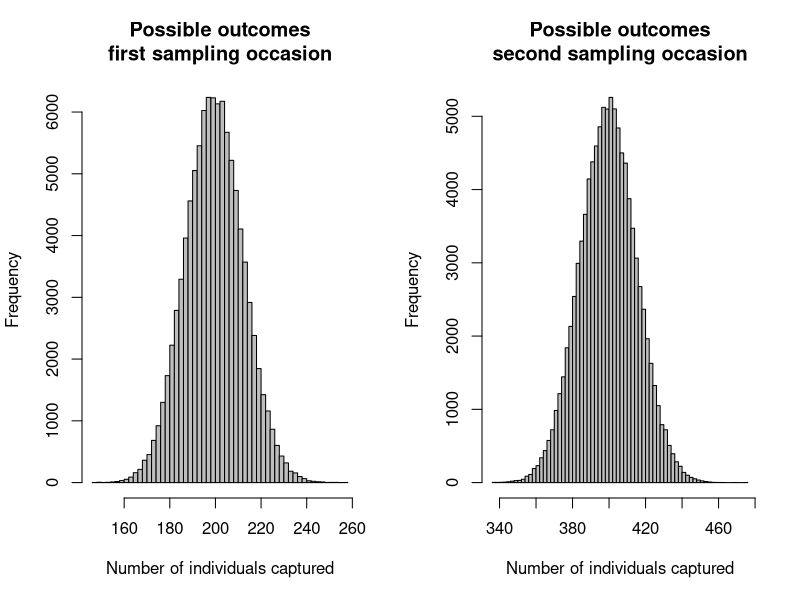
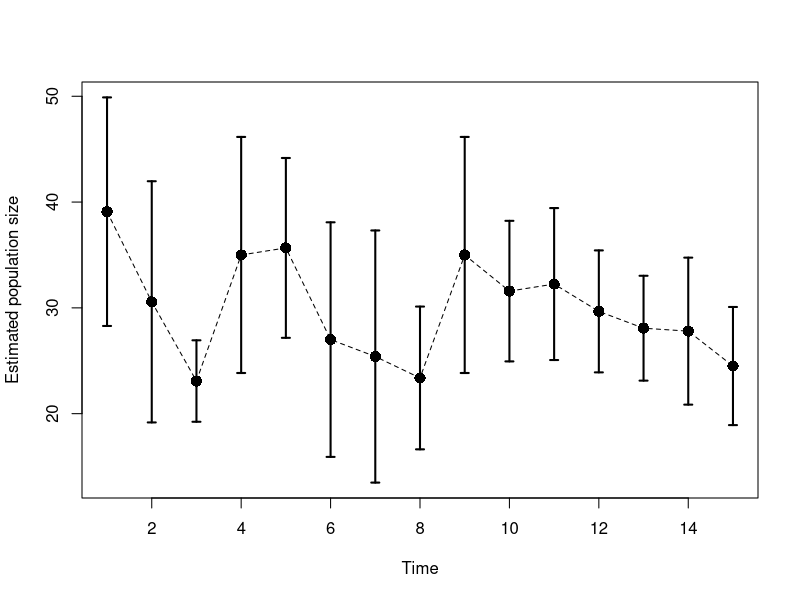
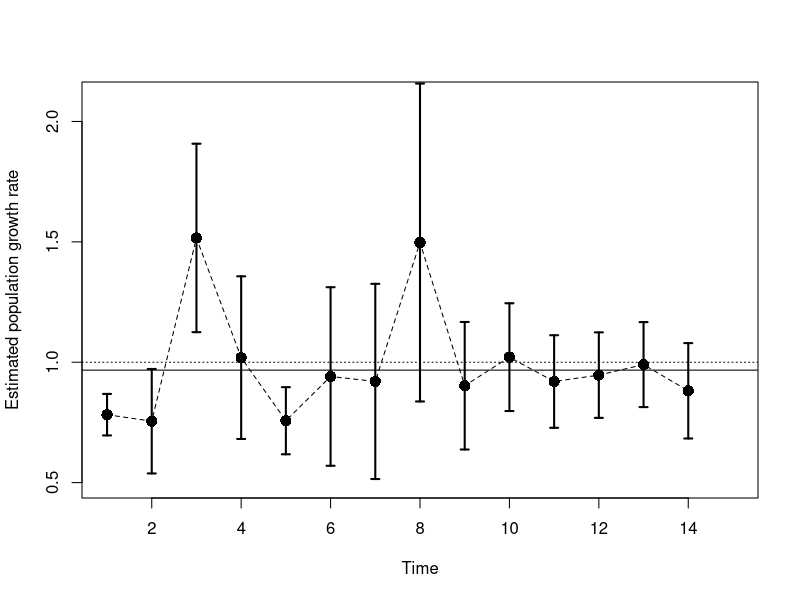
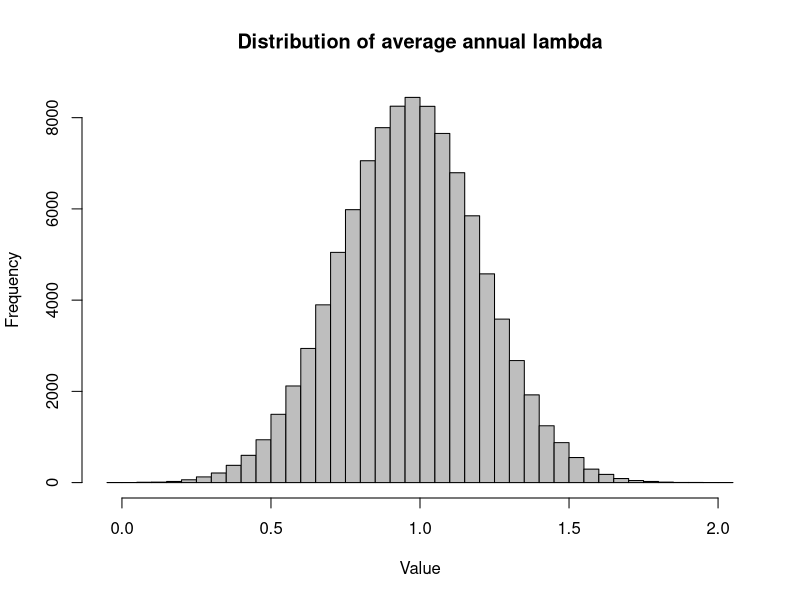
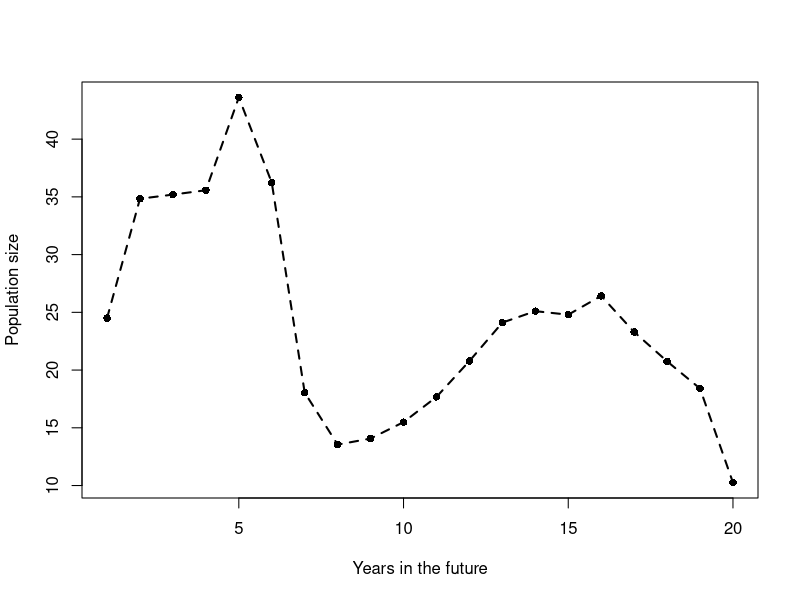
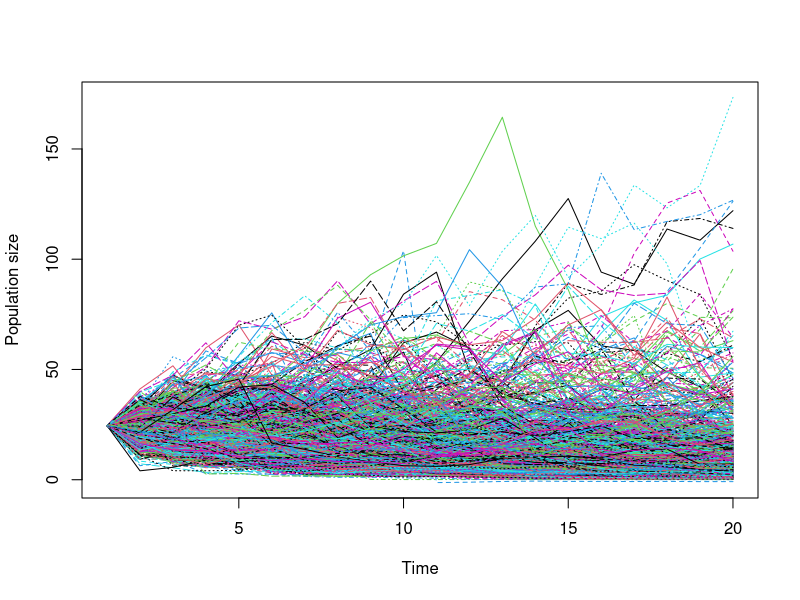
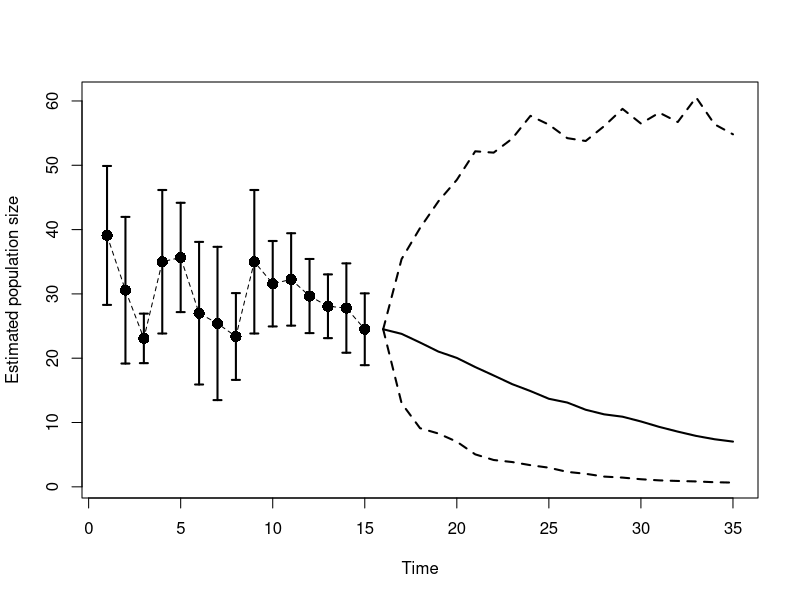
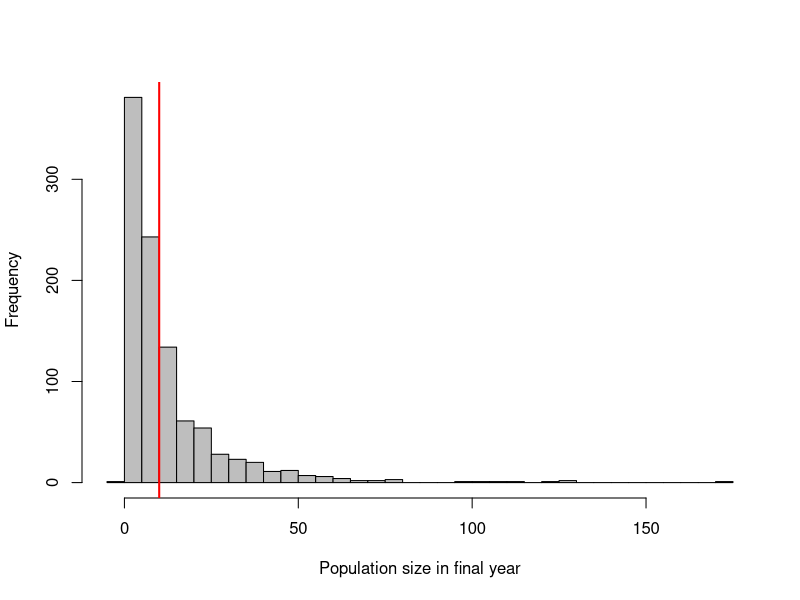

Generate these figures, in order, with R:
###############################################
# Analyzing abundance of wildlife populations
# WILD 4890 Lab 7
# Anna Tucker
# March 2018
###############################################


### mark-recapture estimates of population size ###

# 2-sample Lincoln-Petersen estimator

# define parameters
N = 1000      # true population size
p1 = 0.2     # probability of capturing an individual at the first sampling occasion
p2 = 0.4     # probability of capturing an individual at the second sampling occasion

# we'll use the rbinom() function to determine the number of individiuals captured
# on each occasion, as a random draw based on the capture probabilities defined above

# we can look at the possibilities for the number of individuals captured by sampling 100,000 times
# this is equivalent to having 100,000 repeats of the same sampling occasion 
# and plotting how often you captured a certain number of individuals
first.cap = rbinom(100000, N, p1)
second.cap = rbinom(100000, N, p2)

par(mfrow = c(1,2))
hist(first.cap, breaks = 50, col = "gray", main = "Possible outcomes\nfirst sampling occasion", 
     xlab = "Number of individuals captured")
hist(second.cap, breaks = 50, col = "gray", main = "Possible outcomes\nsecond sampling occasion", 
     xlab = "Number of individuals captured")


# first capture occasion - determine how many individuals are marked
M = rbinom(1, N, p1)

# second capture occasons - determine how many captured and recaptured
R = rbinom(1, M, p2)   # number of recaptures of marked individuals
C = rbinom(1, N-M, p2) + R  # total number captured on second occasion (marked and unmarked)

# estimate population size 

Nhat = (C*M)/R      # standard Lincoln-Petersen estimator

Nhat = (((M+1)*(C+1))/(R+1))-1  # Lincoln-Petersen estimator adjusted for small sample size

# estimate variance in estimate of population size and compute confidence intervals
var = ((M+1)*(C+1)*(M-R)*(C-R))/(((R+1)^2)*(R+2))
conf.low = Nhat - 1.96*sqrt(var)
conf.high = Nhat + 1.96*sqrt(var)

# coefficient of variation 
cv = (sqrt(var)/Nhat)*100

# print results
print(c("Nhat" = Nhat, "conf.low" = conf.low, "conf.high" = conf.high, "cv" = cv))



### sampling design and precision ###

# expected precision
exp_cv = function(N, p){
  (1-p)/(p*sqrt(N))*100
}

exp_cv(N = 400, p= 0.3)



### estimating annual lambda from abundance estimates ###

# estimate abundance and population growth rate over several years

# read in data
dat = read.csv("marked_dat.csv")

# calculate Nhat and variance using same equations as above
dat$Nhat = (((dat$M+1)*(dat$C+1))/(dat$R+1))-1
dat$var = ((dat$M+1)*(dat$C+1)*(dat$M-dat$R)*(dat$C-dat$R))/(((dat$R+1)^2)*(dat$R+2))
dat$conf.low = dat$Nhat - 1.96*sqrt(dat$var)
dat$conf.high = dat$Nhat + 1.96*sqrt(dat$var)

# plot estimates of N over time
par(mfrow = c(1,1))
plot(dat$Nhat ~ dat$Year, pch = 16, cex = 1.5, xlab = "Time", ylab = "Estimated population size", 
     ylim = c(min(dat$conf.low), max(dat$conf.high)))

lines(dat$Nhat ~ dat$Year, lwd = 1, lty = 2)
arrows(x0 = dat$Year, x1 = dat$Year, y0 = dat$conf.low, y1 = dat$conf.high, 
       angle = 90, code = 3, length = 0.04, lwd =2)


# calculate lambda for each time step (need to add the NA on the end so it is the correct length)
dat$lambda = c(dat$Nhat[2:nrow(dat)]/dat$Nhat[1:(nrow(dat)-1)], NA)

# we can also calculate a variance on our estimate of lambda based on variance in estimates of N
# first calculate the coefficent of variation (cv) for Nhat estimates
cv0 = c(sqrt(dat$var[1:(nrow(dat)-1)])/dat$Nhat[1:(nrow(dat)-1)], 0)
cv1 = c(0, sqrt(dat$var[2:nrow(dat)])/dat$Nhat[2:nrow(dat)])

dat$lambda_var = dat$lambda^2 * (cv0 + cv1)

# plot estimates of lambda over time
plot(dat$lambda ~ dat$Year, pch = 16, cex = 1.5, xlab = "Time", ylab = "Estimated population growth rate", 
     ylim = c(0.5, 2.1))
lines(dat$lambda ~ dat$Year, lwd = 1, lty = 2)
arrows(x0 = dat$Year, x1 = dat$Year, y0 = dat$lambda - dat$lambda_var, y1 = dat$lambda + dat$lambda_var, 
       angle = 90, code = 3, length = 0.04, lwd =2)
abline(h = 1, lty = 3)


# find the average lambda over this time period - need to use geometric mean
# the arithmetic mean will produce an incorrect estimate of average lambda

# function to calculate geometric mean
geo_mean = function(x){
  prod(x, na.rm = T)^(1/(length(x)-1))
}

mean_lambda = geo_mean(dat$lambda)

# add line to plot 
abline(h = mean_lambda)

# calculate standard deviation of lambda
sd_lambda = sd(dat$lambda, na.rm = T)

### lambda projection ###

# use estimates of mean lambda and variation in lambda to project population growth into the future

# visualize distribution of possible growth rates
x = rnorm(100000, mean_lambda, sd_lambda)
hist(x, breaks = 50, col = "gray", main = "Distribution of average annual lambda", 
     xlab = "Value")

# start with estimate from final year as starting population size
# project 20 years into the future
t = 20
N = numeric(t)
N[1] = dat$Nhat[15]

# draw a different value for lambda each year
lambda = rnorm(t, mean_lambda, sd_lambda)

# projection population forward
for(i in 2:t){
  N[i] = N[i-1]*lambda[i-1]
}

# plot outcome
plot(N ~ c(1:t), pch = 16, cex = 1, xlab = "Years in the future", ylab = "Population size")
lines(N ~ c(1:t), lwd = 2, lty = 2)

# repeat this projection 1000 times
reps = 1000
N = matrix(nrow = t, ncol = reps)
N[1,] = dat$Nhat[15]

for(r in 1:reps){
  
  # draw a different value for lambda each year
  lambda = rnorm(t, mean_lambda, sd_lambda)
  
  # projection population forward
  for(i in 2:t){
    N[i,r] = N[i-1,r]*lambda[i-1]
  }
}

matplot(N, type = "l", xlab = "Time", ylab = "Population size")

# calculate the 95% quantiles and median outcome and plot 
med = apply(N, 1, median)
lci = apply(N, 1, quantile, probs = 0.025)
uci = apply(N, 1, quantile, probs = 0.975)

to.plot = dat[,c(1,5,7,8)]
to.plot = rbind(to.plot, data.frame(Year = c(16:35),
                                   Nhat = rep(NA, t),
                                   conf.low = rep(NA, t),
                                   conf.high = rep(NA, t)))
to.plot$pred = c(rep(NA, 15), med)
to.plot$lci = c(rep(NA, 15), lci)
to.plot$uci = c(rep(NA, 15), uci)


# plot estimates of N over time
plot(to.plot$Nhat ~ to.plot$Year, pch = 16, cex = 1.5, xlab = "Time", ylab = "Estimated population size", 
     ylim = c(min(to.plot$lci, na.rm = T), max(to.plot$uci, na.rm = T)))
lines(to.plot$Nhat ~ to.plot$Year, lwd = 1, lty = 2)
arrows(x0 = to.plot$Year, x1 = to.plot$Year, y0 = to.plot$conf.low, y1 = to.plot$conf.high, 
       angle = 90, code = 3, length = 0.04, lwd =2)
lines(to.plot$pred ~ to.plot$Year, lwd = 2)
lines(to.plot$lci ~ to.plot$Year, lwd = 2, lty = 2)
lines(to.plot$uci ~ to.plot$Year, lwd = 2, lty = 2)

# we can use our replicates to determine the probabilities of the population falling above or below a threshold
# when you ask R a logical question, it returns a TRUE or FALSE (called boolean values)
# R treats these values like numbers, where TRUE = 1, and FALSE = 0
# we can use this to easily find the proportion of replications in which certain conditions are met

# in what proportion of replications is N = 10 at year 20?

# all values of N at year 20 (see all numbers in the console)
N[20,]
hist(N[20,], breaks = 50, col = "gray", main = "", xlab = "Population size in final year")
abline(v = 10, col = "red", lwd = 2)

# for each replication, is N < 10 at year 20? (see all the TRUEs and FALSEs in the console)
N[20,] < 10

# what proportion of replications was N < 10 at year 20?
# this is equivalent to the probability that N will be less than 10 in 20 years
mean(N[20,] < 10)

# what is the probability of the population going extinct? (N = 0)
mean(N[20,] < 1)


### another approach - regression analysis ###

# read in file of count data
dat = read.csv("count_dat.csv")

# plot counts over time
plot(dat$count ~ dat$time, pch = 16, cex = 1.5, xlab = "Time", ylab = "Count")

# as you can see there are several years with missing data (no counts)
# this makes it hard to estimate average annual lambda
# instead we can use regression to estimate growth rate (r) on the log scale
# we'll fit the equation: log(N) = log(N0) + r*t  (takes the form of a straight line)
# the intercept will equal log(N0) and the slope equals the estimate of r

# first need to log-transform the counts
dat$logN = log(dat$count)

summary(mod <- lm(logN ~ time, data = dat))

# get predicted values and confidence limits
pred = predict.lm(mod, interval = "confidence", newdata = data.frame(time = c(1:25)))

# plot population size over time on the log scale and add predicted line
par(mfrow = c(1,2))
plot(dat$logN ~ dat$time, pch = 16, cex = 1.5, xlab = "Time", ylab = "Log population size", 
     main = "Log scale")
lines(pred[,1], lwd = 2)
lines(pred[,2], lwd = 2, lty = 2)
lines(pred[,3], lwd = 2, lty = 2)

# we can also back-transform the estimates to look at them on the log scale
predN = exp(pred)

plot(dat$count ~ dat$time, pch = 16, cex = 1.5, xlab = "Time", ylab = "Population size",
     main = "Natural scale")
lines(predN[,1], lwd = 2)
lines(predN[,2], lwd = 2, lty = 2)
lines(predN[,3], lwd = 2, lty = 2)

# we cannot transform r to get unbiased estimates of lambda, however we can
# use estimates of r to project the population into the future, assuming r stays the same
# this method assumes that r is constant across years
# it does not account for environmental stochasticity or year-to-year variation in r

# mean and precision of r estimate
mean_r = 0.083315
se_r = 0.006901
sd_r = se_r*sqrt(nrow(dat))
cv_r = (sd_r/mean_r) * 100

print(c("mean" = mean_r, "sd" = sd_r, "cv"= cv_r))

# visualize variation in r
x = rnorm(100000, mean_r, sd_r)
par(mfrow = c(1,1))
hist(x, breaks = 50, col= "gray", main = "Uncertainty in estimate of r", xlab = "r")

# using this model, we're assuming that r does not change between years
# we can project this model into the future using the estimated mean
pred.new = predict.lm(mod, interval = "confidence", newdata = data.frame(time = c(1:50)))

# plot population size over time on the log scale and add predicted line
plot(dat$logN ~ dat$time, pch = 16, cex = 1.5, xlab = "Time", ylab = "Log population size",
     xlim = c(1,50), ylim = c(min(pred.new[,2]), max(pred.new[,3])))
lines(pred.new[,1], lwd = 2)
lines(pred.new[,2], lwd = 2, lty = 2)
lines(pred.new[,3], lwd = 2, lty = 2)

# but this assumes that our estimate of mean r is correct
# we known the precision our our estimate, so it's better to incorporate that uncertainty
# in the prediction process -- this is called parametric uncertainty 

# projection is the same as above, but using continuous time model with r
# instead of discrete time model with lambda
# we'll also project on the log scale for consistency with how it was modeled

# repeat this projection 1000 times
reps = 1000
t = 25

N = matrix(nrow = t, ncol = reps)
N[1,] = dat$logN[25]

for(r in 1:reps){
  
  # draw a different value for lambda each year
  real_r = rnorm(1, mean_r, sd_r)
  
  # projection population forward
  for(i in 2:t){
    N[i,r] = N[i-1,r] + real_r
  }
}

matplot(N, type = "l", xlab = "Time", ylab = "Population size")

# summarize and plot with observed counts
med = apply(N, 1, median)
lci = apply(N, 1, quantile, probs = 0.025)
uci = apply(N, 1, quantile, probs = 0.975)


plot(c(dat$logN, rep(NA, 25)) ~ c(1:50), pch = 16, cex = 1.5, xlab = "Time", ylab = "Log population size",
     ylim = c(2, max(uci)), main = "Log scale")
lines(c(pred.new[,1], rep(NA, 25)), lwd = 2, col = "blue")
lines(pred.new[,2], lwd = 2, lty = 2, col = "blue")
lines(pred.new[,3], lwd = 2, lty = 2, col = "blue")
lines(c(rep(NA, 25), med), lwd = 2)
lines(c(rep(NA, 25), lci), lwd = 2, lty = 2)
lines(c(rep(NA, 25), uci), lwd = 2, lty = 2)
legend(1, 8.5,lty = c(1,1), lwd = c(2,2), col = c("blue", "black"), c("Deterministic", "Stochastic"))


plot(c(dat$count, rep(NA, 25)) ~ c(1:50), pch = 16, cex = 1.5, xlab = "Time", ylab = "Log population size",
     ylim = c(2, max(exp(uci))), main = "Natural scale")
lines(c(exp(pred.new[,1]), rep(NA, 25)), lwd = 2, col = "blue")
lines(exp(pred.new[,2]), lwd = 2, lty = 2, col = "blue")
lines(exp(pred.new[,3]), lwd = 2, lty = 2, col = "blue")
lines(c(rep(NA, 25), exp(med)), lwd = 2)
lines(c(rep(NA, 25), exp(lci)), lwd = 2, lty = 2)
lines(c(rep(NA, 25), exp(uci)), lwd = 2, lty = 2)
legend(1, 5250,lty = c(1,1), lwd = c(2,2), col = c("blue", "black"), c("Deterministic", "Stochastic"))


# look at population projections in the final year
par(mfrow = c(1,1))
hist(exp(N[25,]), breaks = 50, col = "gray", main = "Population size in final year", xlab = "N")


# what is the probability of extinction at year 50?
mean(exp(N[25,]) < 1)

# what is the probability of more than 1000 individuals at year 50?
mean(exp(N[25,]) > 1000)


